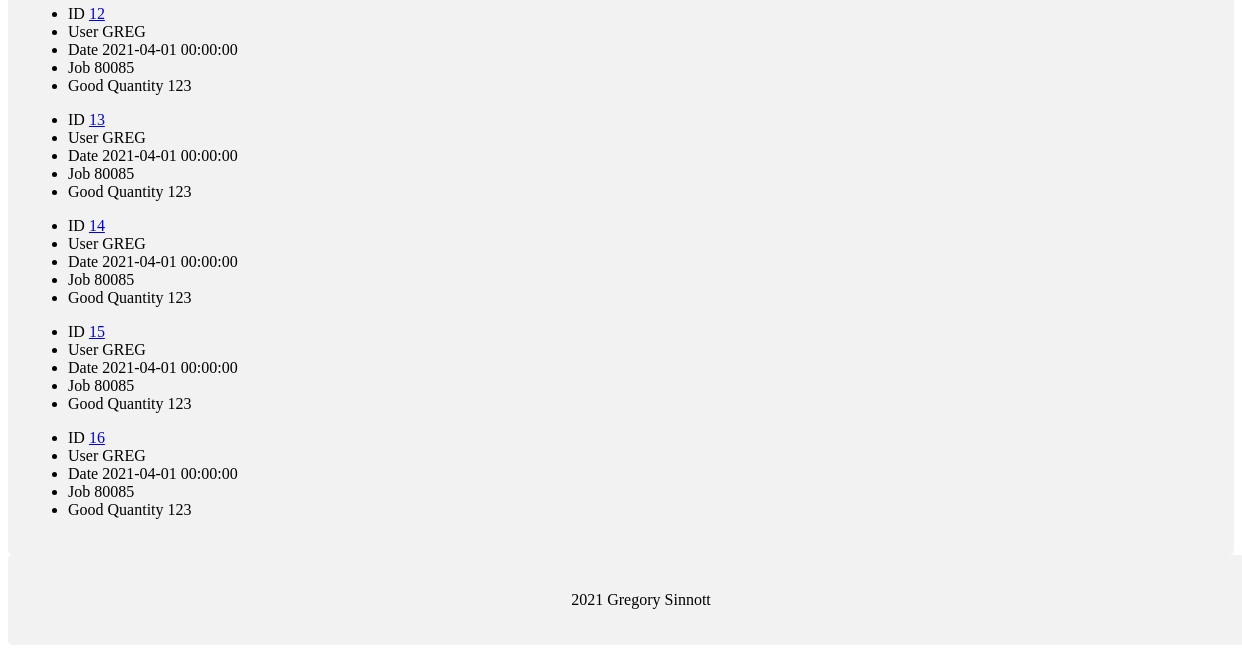
Before: /records (lower part) with the older database file.
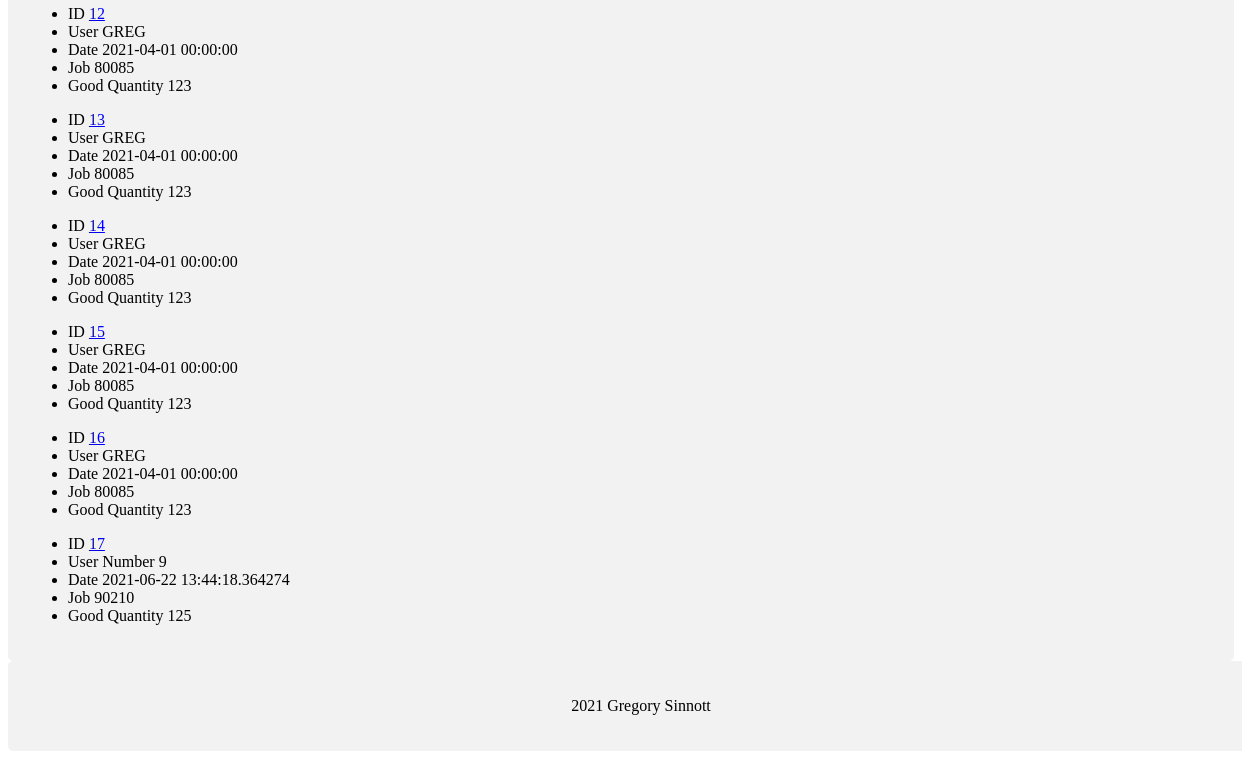
After: the same page with the newer database file.
### app/models.py (models this page shows, shortened)
class Record(db.Model):
    __tablename__ = "sort-data"
    id = db.Column(db.Integer, primary_key=True)
    Employee = db.Column(db.String(64), index=False, unique=False, nullable=False)
    StartTime = db.Column(db.DateTime, index=False, unique=False, nullable=False)
    TableNumber = db.Column(db.Integer, nullable=False)
    Job = db.Column(db.Integer, nullable=False)
    Part = db.Column(db.Integer, nullable=False)
    Operation = db.Column(db.Integer, nullable=False)
    CastDate = db.Column(db.DateTime, nullable=False)
    CastShift = db.Column(db.Integer, nullable=False)
    GoodQuantity = db.Column(db.Integer, index=False, unique=False, nullable=False)
    Assembly = db.Column(db.Integer, nullable=True)
    AutoSort = db.Column(db.Integer, nullable=True)
    BadThreads = db.Column(db.Integer, nullable=True)
    Bent = db.Column(db.Integer, nullable=True)
    Blisters = db.Column(db.Integer, nullable=True)
    BrokenCore = db.Column(db.Integer, nullable=True)
    Buffing = db.Column(db.Integer, nullable=True)
    Contamination = db.Column(db.Integer, nullable=True)
    DamagedDie = db.Column(db.Integer, nullable=True)
    Debris = db.Column(db.Integer, nullable=True)
    Dimensional = db.Column(db.Integer, nullable=True)
    Flash = db.Column(db.Integer, nullable=True)
    GateVestige = db.Column(db.Integer, nullable=True)
    HeatSinks = db.Column(db.Integer, nullable=True)
    EjectorPinLength = db.Column(db.Integer, nullable=True)
    Lamination = db.Column(db.Integer, nullable=True)
    LeakTest = db.Column(db.Integer, nullable=True)
    MixedParts = db.Column(db.Integer, nullable=True)
    Other = db.Column(db.Integer, nullable=True)
    PartDamage = db.Column(db.Integer, nullable=True)
    PartsNotTapped = db.Column(db.Integer, nullable=True)
    PartsOnGates = db.Column(db.Integer, nullable=True)
    Plating = db.Column(db.Integer, nullable=True)
    PoorFill = db.Column(db.Integer, nullable=True)
    Porosity = db.Column(db.Integer, nullable=True)
    Skiving = db.Column(db.Integer, nullable=True)
    Soldering = db.Column(db.Integer, nullable=True)
    StartUp = db.Column(db.Integer, nullable=True)
    SurfaceFinish = db.Column(db.Integer, nullable=True)
    TrimDamage = db.Column(db.Integer, nullable=True)
    Weight = db.Column(db.Integer, nullable=True)
    WrongPart = db.Column(db.Integer, nullable=True)
    EndTime = db.Column(db.DateTime, nullable=True)
    Rework = db.Column(db.Integer, nullable=True)
    NIT = db.Column(db.Integer, nullable=True)

### app/routes.py (the view)
@app.route("/records", methods=['GET', 'POST'])
def records():
    dateCriteria = request.args.get('date') #Date sent in args, should add other search criteria
    partCriteria = request.args.get('part')
    jobCriteria = request.args.get('job')
    if not partCriteria:
        partCriteria = ""
    if not dateCriteria:
        dateCriteria = "2021" # If no date arg use 2021, should maybe only show active???
    if not jobCriteria:
        jobCriteria = ""
    records = Record.query.filter(
            Record.StartTime.startswith(dateCriteria),
            Record.Part.startswith(partCriteria),
            Record.Job.startswith(jobCriteria)).limit(20).all()
    exportRecords = Record.query.filter(
            Record.StartTime.startswith(dateCriteria),
            Record.Part.startswith(partCriteria),
            Record.Job.startswith(jobCriteria)).all()
    session['filename'] = str(dt.now().strftime("%Y%m%d%H%M%S")) + ".csv"
    w_file = open(os.path.join("app/downloads",session.get('filename', None)), 'a')
    writer = csv.DictWriter(w_file, fieldnames=Record.__table__.columns.keys())
    writer.writeheader()
    for row in exportRecords:
        rowdict = row.__dict__
        rowdict.pop('_sa_instance_state', None)
        writer.writerow(rowdict)
    w_file.close()
    return render_template(
        'records.html',
        records=records
    )

### app/templates/records.html (shortened to what this page needs)
{% extends "layout.html" %}
{% block content %}
<div class="container">
    {% for record in records %}
    <ul id=record.Employee>
        <li>
            <span class="field-name">ID</span>
            <a href="/edit_record/{{ record.id }}"> {{ record.id }}</a>
        </li>
        <li>
            <span class="field-name">User</span>
            <span class="field-value">{{ record.Employee }}</span>
        </li>
        <li>
            <span class="field-name">Date</span>
            <span class="field-value">{{ record.StartTime }}</span>
        </li>
        <li>
            <span class="field-name">Job</span>
            <span class="field-value">{{ record.Job }}</span>
        </li>
        <li>
            <span class="field-name">Good Quantity</span>
            <span class="field-value">{{ record.GoodQuantity }}</span>
        </li>
    </ul>
    {% endfor %}
</div>
{% endblock %}

### app/templates/layout.html (shortened to what this page needs)
<!doctype html>
<html lang="en">
  <head>
  </head>
  <body>
    {% block content %}{% endblock %}
    {% include 'footer.html' %}
  </body>
</html>

### app/templates/footer.html (shortened to what this page needs)
<footer>
    <div class="footer">
        <p>2021 Gregory Sinnott</p>
    </div>
</footer>

### app/static/css/main.css (style rules this page uses)
div { border-radius: 5px; background-color: #f2f2f2; padding: 20px; }

### app/templates/footer.html (style rules this page uses)
.footer { left: 0; bottom: 0; width: 100%; text-align: center; }

Changed rows visible on the page:
added Record: id "17", Employee "Number 9", StartTime "2021-06-22 13:44:18.364274", Job "90210", GoodQuantity "125"
